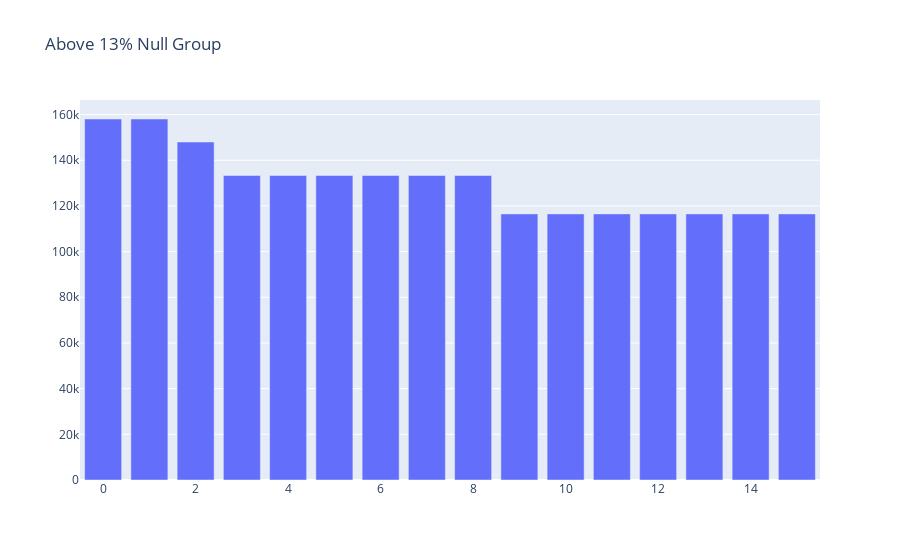
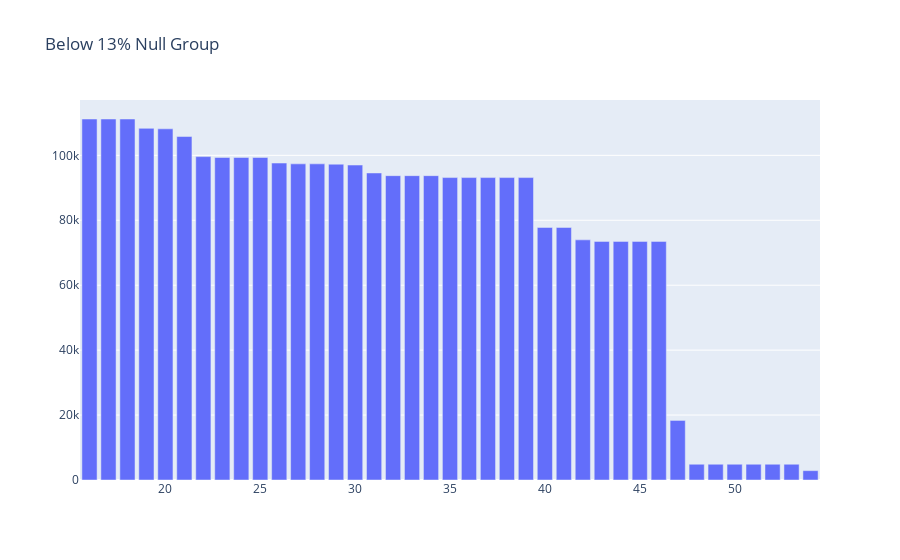

Write notebook code for charts like these, in order.
### Code cell
af_x = above_thirteen.index
af_y = above_thirteen['Total NaNs']

bf_x = below_thirteen.index
bf_y = below_thirteen['Total NaNs']

trace1=plotly.offline.iplot({
    "data": [go.Bar(x=af_x, y=af_y )],
        "layout": go.Layout(title="Above 13% Null Group")})

trace2=plotly.offline.iplot({
    "data": [go.Bar(x=bf_x, y=bf_y )],
        "layout": go.Layout(title="Below 13% Null Group")})

trace1, trace2

### Figure 1 — Plotly figure (JSON) as saved in the notebook; plotly's stock layout.template omitted (floating-point values rounded to 4 significant figures)
{"data": [{"type": "bar", "x": [0, 1, 2, 3, 4, 5, 6, 7, 8, 9, 10, 11, 12, 13, 14, 15], "y": [158064, 158064, 147988, 133324, 133324, 133324, 133324, 133324, 133324, 116515, 116515, 116515, 116515, 116515, 116515, 116515]}], "layout": {"title": {"text": "Above 13% Null Group"}}}

### Figure 2 — Plotly figure (JSON) as saved in the notebook; plotly's stock layout.template omitted (floating-point values rounded to 4 significant figures)
{"data": [{"type": "bar", "x": [16, 17, 18, 19, 20, 21, 22, 23, 24, 25, 26, 27, 28, 29, 30, 31, 32, 33, 34, 35, 36, 37, 38, 39, 40, 41, 42, 43, 44, 45, 46, 47, 48, 49, 50, 51, 52, 53, 54], "y": [111196, 111196, 111196, 108315, 108164, 105800, 99611, 99352, 99352, 99352, 97632, 97375, 97375, 97274, 97008, 94572, 93740, 93740, 93740, 93155, 93148, 93148, 93148, 93148, 77792, 77792, 73969, 73499, 73499, 73499, 73499, 18348, 4854, 4854, 4854, 4854, 4854, 4854, 2881]}], "layout": {"title": {"text": "Below 13% Null Group"}}}
